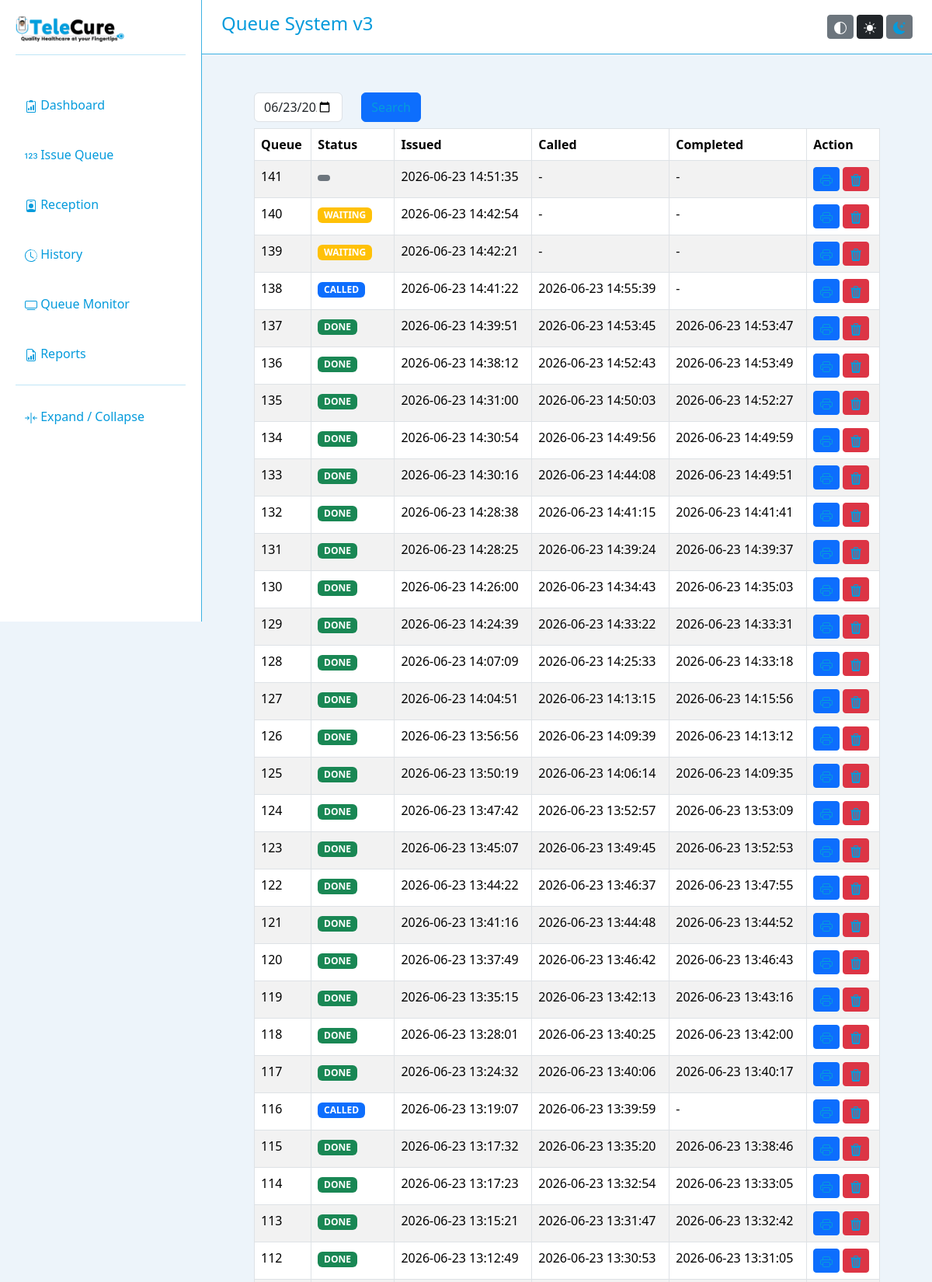
The page /history.php (upper part) on the database its author committed.
### tables this page shows
CREATE TABLE `queues` (
  `id` int(11) NOT NULL,
  `queue_number` int(11) NOT NULL,
  `queue_date` date NOT NULL,
  `issued_at` datetime DEFAULT current_timestamp(),
  `printed` tinyint(1) DEFAULT 0,
  `status` enum('waiting','called','done','cancelled','archived') DEFAULT 'waiting',
  `called_at` datetime DEFAULT NULL,
  `completed_at` datetime DEFAULT NULL
);

### history.php (the view, shortened to what this page needs)
<?php
include 'database/config.php';
$date = isset($_GET['date'])
? $_GET['date']
: date('Y-m-d');
$history = $conn->query("
SELECT *
FROM queues
WHERE queue_date='$date'
AND status <> 'archived'
ORDER BY queue_number DESC
");
?>
<!DOCTYPE html>
<html>
<head>
<link href="https://cdn.jsdelivr.net/npm/bootstrap@5.3.3/dist/css/bootstrap.min.css" rel="stylesheet">
<link rel="stylesheet" href="assets/css/theme.css">
<link href="assets/css/styles.css" rel="stylesheet">
</head>
<body>
<?php include 'components/sidebar.php'; ?>
<?php include 'components/header.php'; ?>
<div class="container mt-4">
<div class="main-content">
<form method="GET">
<div class="row mb-2">
<div class="col-md-2">
<input
type="date"
name="date"
class="form-control"
value="<?= $date ?>">
</div>
<div class="col-md-2">
<button
class="btn btn-primary">
Search
</button>
</div>
</div>
</form>
<table class="table table-bordered table-striped">
<thead>
<tr>
<th>Queue</th>
<th>Status</th>
<th>Issued</th>
<th>Called</th>
<th>Completed</th>
<th>Action</th>
</tr>
</thead>
<tbody>
<?php while($row = $history->fetch_assoc()): ?>
<tr>
<td>
<?= str_pad(
$row['queue_number'],
3,
'0',
STR_PAD_LEFT
); ?>
</td>
<td>
<?php
$statusClass = match($row['status']){
'done' => 'success',
'called' => 'primary',
'waiting' => 'warning',
'cancelled' => 'danger',
default => 'secondary'
};
?>
<span class="badge bg-<?= $statusClass; ?>">
<?= strtoupper($row['status']); ?>
</span>
</td>
<td>
<?= $row['issued_at']; ?>
</td>
<td>
<?= $row['called_at']
? $row['called_at']
: '-'; ?>
</td>
<td>
<?= $row['completed_at']
? $row['completed_at']
: '-'; ?>
</td>
<td>
<a
class="btn btn-sm btn-primary"
href="reprint.php?id=<?= $row['id']; ?>" target="_blank">
</a>
<a
class="btn btn-danger btn-sm"
onclick="archiveQueue(<?= $row['id']; ?>)">
</a>
</td>
</tr>
<?php endwhile; ?>
</tbody>
</table>
</div>
</div>
</body>
</html>

### assets/css/theme.css (style rules this page uses)
body { background: var(--bg); color: var(--text); transition: .3s; }
.main-content { margin-left: 260px; padding: 25px; transition: all .3s ease; }

### assets/css/styles.css (style rules this page uses)
body { background:#edf4fa; font-family:Segoe UI; }

### rows shown on the page
queues: queue_number "141", issued_at "2026-06-23 14:51:35"
queues: queue_number "140", status "WAITING", issued_at "2026-06-23 14:42:54"
queues: queue_number "139", status "WAITING", issued_at "2026-06-23 14:42:21"
queues: queue_number "138", status "CALLED", issued_at "2026-06-23 14:41:22", called_at "2026-06-23 14:55:39"
queues: queue_number "137", status "DONE", issued_at "2026-06-23 14:39:51", called_at "2026-06-23 14:53:45", completed_at "2026-06-23 14:53:47"
queues: queue_number "136", status "DONE", issued_at "2026-06-23 14:38:12", called_at "2026-06-23 14:52:43", completed_at "2026-06-23 14:53:49"
queues: queue_number "135", status "DONE", issued_at "2026-06-23 14:31:00", called_at "2026-06-23 14:50:03", completed_at "2026-06-23 14:52:27"
queues: queue_number "134", status "DONE", issued_at "2026-06-23 14:30:54", called_at "2026-06-23 14:49:56", completed_at "2026-06-23 14:49:59"
queues: queue_number "133", status "DONE", issued_at "2026-06-23 14:30:16", called_at "2026-06-23 14:44:08", completed_at "2026-06-23 14:49:51"
queues: queue_number "132", status "DONE", issued_at "2026-06-23 14:28:38", called_at "2026-06-23 14:41:15", completed_at "2026-06-23 14:41:41"
queues: queue_number "131", status "DONE", issued_at "2026-06-23 14:28:25", called_at "2026-06-23 14:39:24", completed_at "2026-06-23 14:39:37"
queues: queue_number "130", status "DONE", issued_at "2026-06-23 14:26:00", called_at "2026-06-23 14:34:43", completed_at "2026-06-23 14:35:03"
queues: queue_number "129", status "DONE", issued_at "2026-06-23 14:24:39", called_at "2026-06-23 14:33:22", completed_at "2026-06-23 14:33:31"
queues: queue_number "128", status "DONE", issued_at "2026-06-23 14:07:09", called_at "2026-06-23 14:25:33", completed_at "2026-06-23 14:33:18"
queues: queue_number "127", status "DONE", issued_at "2026-06-23 14:04:51", called_at "2026-06-23 14:13:15", completed_at "2026-06-23 14:15:56"
queues: queue_number "126", status "DONE", issued_at "2026-06-23 13:56:56", called_at "2026-06-23 14:09:39", completed_at "2026-06-23 14:13:12"
queues: queue_number "125", status "DONE", issued_at "2026-06-23 13:50:19", called_at "2026-06-23 14:06:14", completed_at "2026-06-23 14:09:35"
queues: queue_number "124", status "DONE", issued_at "2026-06-23 13:47:42", called_at "2026-06-23 13:52:57", completed_at "2026-06-23 13:53:09"
queues: queue_number "123", status "DONE", issued_at "2026-06-23 13:45:07", called_at "2026-06-23 13:49:45", completed_at "2026-06-23 13:52:53"
queues: queue_number "122", status "DONE", issued_at "2026-06-23 13:44:22", called_at "2026-06-23 13:46:37", completed_at "2026-06-23 13:47:55"
queues: queue_number "121", status "DONE", issued_at "2026-06-23 13:41:16", called_at "2026-06-23 13:44:48", completed_at "2026-06-23 13:44:52"
queues: queue_number "120", status "DONE", issued_at "2026-06-23 13:37:49", called_at "2026-06-23 13:46:42", completed_at "2026-06-23 13:46:43"
queues: queue_number "119", status "DONE", issued_at "2026-06-23 13:35:15", called_at "2026-06-23 13:42:13", completed_at "2026-06-23 13:43:16"
queues: queue_number "118", status "DONE", issued_at "2026-06-23 13:28:01", called_at "2026-06-23 13:40:25", completed_at "2026-06-23 13:42:00"
queues: queue_number "117", status "DONE", issued_at "2026-06-23 13:24:32", called_at "2026-06-23 13:40:06", completed_at "2026-06-23 13:40:17"
queues: queue_number "116", status "CALLED", issued_at "2026-06-23 13:19:07", called_at "2026-06-23 13:39:59"
queues: queue_number "115", status "DONE", issued_at "2026-06-23 13:17:32", called_at "2026-06-23 13:35:20", completed_at "2026-06-23 13:38:46"
queues: queue_number "114", status "DONE", issued_at "2026-06-23 13:17:23", called_at "2026-06-23 13:32:54", completed_at "2026-06-23 13:33:05"
queues: queue_number "113", status "DONE", issued_at "2026-06-23 13:15:21", called_at "2026-06-23 13:31:47", completed_at "2026-06-23 13:32:42"
queues: queue_number "112", status "DONE", issued_at "2026-06-23 13:12:49", called_at "2026-06-23 13:30:53", completed_at "2026-06-23 13:31:05"
